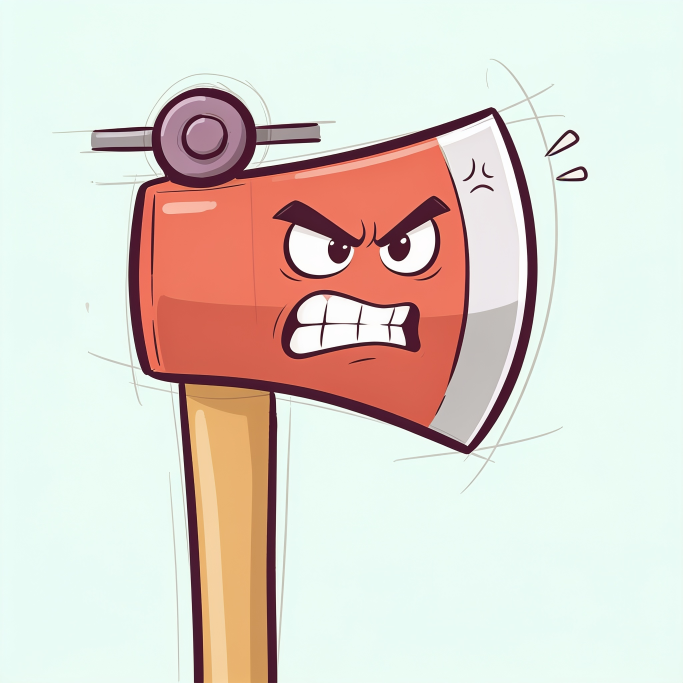
#> input picture asset-sources/references/sketch/axe-living-v1.png, 2048 x 2048 px, given in place of pendulum-plank-v1.png, which was not available (shown at 1/3 size)
$ python prepare-sketch-skins.py
#> lines starting #> are read from the running program, lines starting #| are printed output that depends on the picture; after the words box and inside, x2 and y2 are one past the last pixel; in counts of white or black regions, pixels touching at a corner belong together; pictures that were not available may be replaced by others from this repository, and a replacement may not be noted
# Sketch art pass, part 1: cut the user-approved DreamLayer references in
# asset-sources/references/sketch/ into runtime skins for the Sketch scene.
# Local preparation only: no generation, 0 credits. Writes public/assets/sketch/*.png,
# a review board in asset-sources/production/sketch-v1/ and manifest entries.
#
# Each reference sits on a flat plain background. A colour key against that
# background, a morphological opening (drops thin pencil construction lines)
# and optional hole filling give the alpha; parts are then cropped from fixed
# boxes measured on the 2026-10-07 references. Presentation only: collision,
# timing and level data never read these pixels.
from pathlib import Path
from PIL import Image, ImageDraw, ImageEnhance, ImageFilter
import numpy as np
import hashlib, json

ROOT = Path(__file__).resolve().parents[1]
REFS = ROOT / 'asset-sources/references/sketch'
OUT = ROOT / 'public/assets/sketch'
REVIEW = ROOT / 'asset-sources/production/sketch-v1'
MANIFEST = ROOT / 'asset-sources/manifest.json'
OUT.mkdir(parents=True, exist_ok=True)
REVIEW.mkdir(parents=True, exist_ok=True)


def cutout(name, key=45, opening=11, fill_holes=True, shadow_key=None):
    """RGBA of a whole reference with its flat background keyed out.

    With `shadow_key`, everything pale enough (below that distance) that is
    connected to the border is background too: soft baked shadows go, while
    the ink outlines stop the flood so the object's own light areas stay.
    """
#> called with name = 'pendulum-plank-v1', key = 45, opening = 11, fill_holes = True
    rgb = Image.open(REFS / f'{name}.png').convert('RGB')
#> rgb is the input picture: PIL image 2048x2048 RGB; mean R, G, B 221.9, 214.2, 205.4
    a = np.asarray(rgb).astype(int)
    border = np.concatenate([a[0], a[-1], a[:, 0], a[:, -1]])
    distance = np.abs(a - np.median(border, 0)).sum(2)
    background = distance <= key
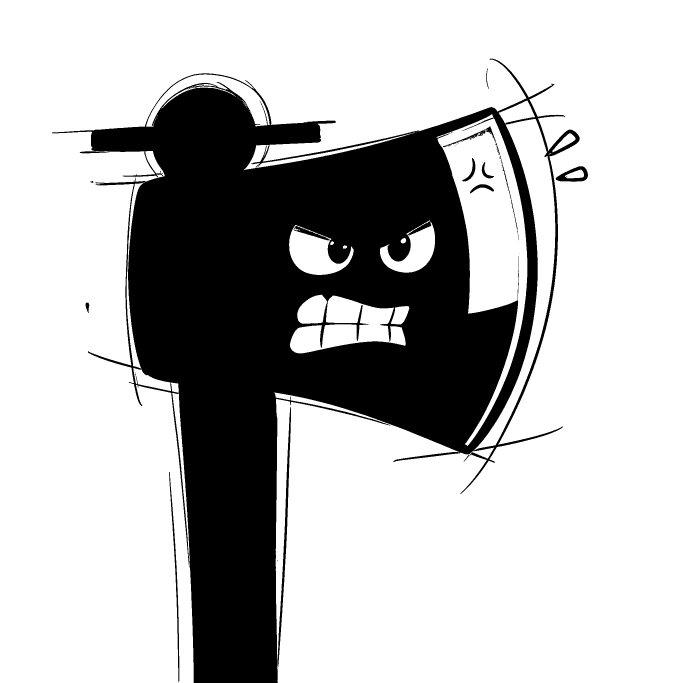
#> background: shape (2048, 2048) bool (shown at 1/3 size); 73.3% white; 47 black regions (33 under 20 px), largest, box (x1, y1, x2, y2) and area: (156, 176, 1739, 2048) 1107401, (833, 1221, 873, 2001) 4724, (507, 1416, 538, 2047) 2476
    if shadow_key:
        pale = Image.new('L', (a.shape[1] + 2, a.shape[0] + 2), 255)
        pale.paste(Image.fromarray(((distance < shadow_key) * 255).astype('uint8')), (1, 1))
        ImageDraw.floodfill(pale, (0, 0), 128)
        background |= np.asarray(pale)[1:-1, 1:-1] == 128
    raw = Image.fromarray((~background * 255).astype('uint8'))
    opened = raw.filter(ImageFilter.MinFilter(opening)).filter(ImageFilter.MaxFilter(opening))
#> opened: PIL image 2048x2048 L; 25.4% white; 5 white regions, box (x1, y1, x2, y2) and area: (273, 263, 1613, 2048) 1065880, (1672, 523, 1698, 544) 458, (1752, 517, 1763, 532) 165, (1727, 410, 1738, 422) 132, (906, 688, 917, 699) 121
    mask = np.minimum(np.asarray(raw), np.asarray(opened.filter(ImageFilter.MaxFilter(5))))
#> mask: shape (2048, 2048); 25.5% white; 83 white regions (76 under 20 px), largest, box (x1, y1, x2, y2) and area: (273, 263, 1613, 2048) 1066640, (1670, 521, 1700, 544) 534, (1750, 515, 1764, 534) 229
    if fill_holes:
        pad = Image.new('L', (mask.shape[1] + 2, mask.shape[0] + 2), 0)
#> pad: PIL image 2050x2050 L; every value is 0
        pad.paste(Image.fromarray(mask), (1, 1))
#> pad: PIL image 2050x2050 L; 25.4% white; 83 white regions (76 under 20 px), largest, box (x1, y1, x2, y2) and area: (274, 264, 1614, 2049) 1066640, (1671, 522, 1701, 545) 534, (1751, 516, 1765, 535) 229
        ImageDraw.floodfill(pad, (0, 0), 128)
        mask = np.where(np.asarray(pad)[1:-1, 1:-1] == 128, 0, 255).astype('uint8')
#> mask: shape (2048, 2048); 29.7% white; 41 white regions (35 under 20 px), largest, box (x1, y1, x2, y2) and area: (273, 263, 1613, 2048) 1243852, (1670, 521, 1700, 544) 536, (1750, 515, 1764, 534) 229, (1725, 408, 1739, 424) 202, (833, 1976, 834, 1998) 22, (293, 455, 313, 456) 20
    # A one-pixel feather keeps the ink edge smooth when the skin is scaled.
    alpha = Image.fromarray(mask).filter(ImageFilter.GaussianBlur(1.2))
    return np.dstack([np.asarray(rgb), np.asarray(alpha)])


def trim(rgba):
    ys, xs = np.where(rgba[:, :, 3] > 8)
    return rgba[ys.min():ys.max() + 1, xs.min():xs.max() + 1]


def crop(rgba, box):
    x0, y0, x1, y1 = box
    return trim(rgba[y0:y1, x0:x1].copy())


def colour(name, x, y):
    a = np.asarray(Image.open(REFS / f'{name}.png').convert('RGB'))
    r, g, b = np.median(a[y - 4:y + 5, x - 4:x + 5].reshape(-1, 3), 0).astype('uint8')
    r, g, b = pop(Image.new('RGB', (1, 1), (int(r), int(g), int(b)))).getpixel((0, 0))
    return f'#{r:02x}{g:02x}{b:02x}'


outputs = {}

# User review 2026-10-08: the game should look poppy and colourful, not
# whitewashed. The approved pastel references get a saturation and contrast
# lift at preparation (sources unchanged).
SATURATION, CONTRAST = 1.45, 1.08


def pop(image):
    rgb = ImageEnhance.Contrast(ImageEnhance.Color(image.convert('RGB')).enhance(SATURATION)).enhance(CONTRAST)
    if image.mode == 'RGBA':
        rgb.putalpha(image.getchannel('A'))
    return rgb


def save(asset_id, rgba, reference, box, notes, max_side=512):
    image = pop(Image.fromarray(rgba.astype('uint8'), 'RGBA'))
    scale = min(1, max_side / max(image.size))
    if scale < 1:
        image = image.resize((max(1, round(image.width * scale)), max(1, round(image.height * scale))), Image.LANCZOS)
    path = OUT / f'{asset_id.split(".", 1)[1]}.png'
    image.save(path, optimize=True)
    outputs[asset_id] = dict(path=path, reference=reference, box=box, notes=notes, size=image.size)


# --- boards and ground -------------------------------------------------------
pend = cutout('pendulum-plank-v1')
plank = pend[1172:1392, 250:1795].copy()
# The approved plank's cap-and-rod read as a giant nail; the scene keeps its own
# suspension rod, so the rod and its hole are painted out from the plank.
x0, x1, shift, feather = 620, 900, 280, 40
patch = plank[:, x0 - shift:x1 - shift].astype(float)
k = np.ones(x1 - x0)
k[:feather] = np.linspace(0, 1, feather)
k[-feather:] = np.linspace(1, 0, feather)
k = k[None, :, None]
plank[:, x0:x1] = (plank[:, x0:x1] * (1 - k) + patch * k).astype('uint8')
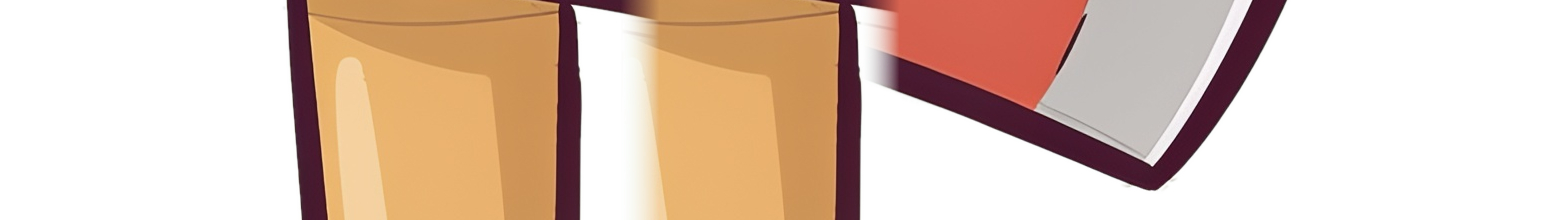
#> plank: shape (220, 1545, 4); mean R, G, B, A 211.9, 195.1, 174.4, 124.3; transparent parts drawn white
save('sketch.plank', trim(plank), 'sketch.pendulum-plank.reference-v1', [250, 1172, 1795, 1392],
     'Layer 1 pendulum plank only; rod, cap and rod hole painted out from neighbouring plank columns.')

save('sketch.board', crop(cutout('moving-board-v1', opening=21), (660, 540, 1950, 820)),
     'sketch.moving-board.reference-v1', [660, 540, 1950, 820],
     'Layer 2 moving board; wider opening drops a stray construction stroke.')
#> call 2 of cutout, with name = 'moving-board-v1', key = 45, opening = 21, fill_holes = True
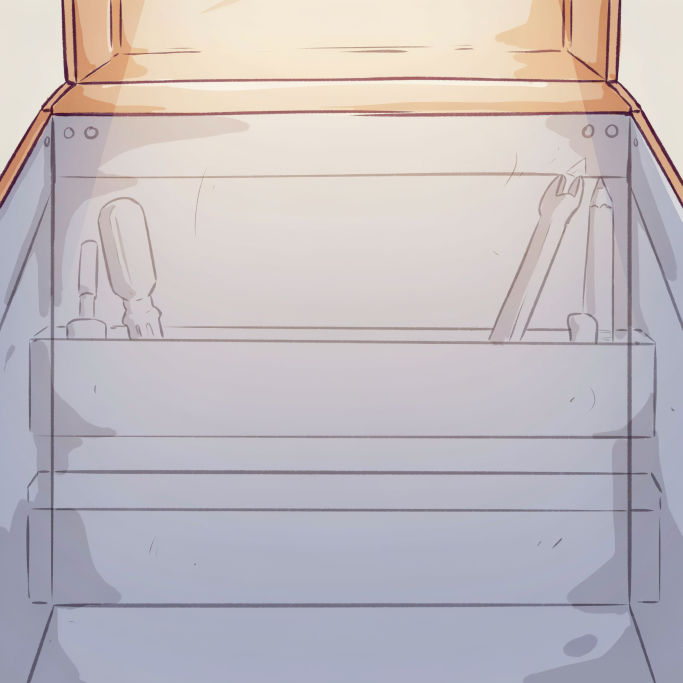
#> input picture asset-sources/references/sketch/backdrop-v1.png, 2048 x 2048 px, given in place of moving-board-v1.png, which was not available (shown at 1/3 size)
#> in cutout, rgb is the input picture: PIL image 2048x2048 RGB; mean R, G, B 193.5, 187, 191.1
#> in cutout (call 2), `background = distance <= key`:
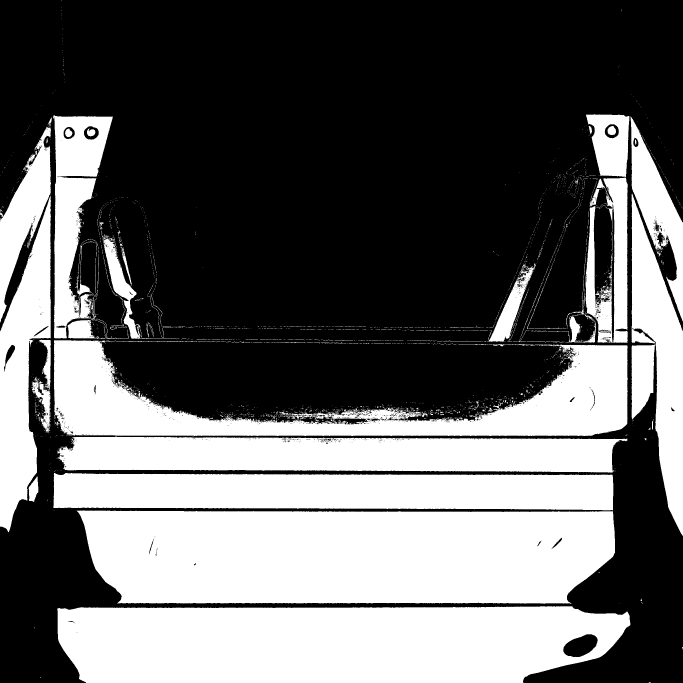
#> background: shape (2048, 2048) bool (shown at 1/3 size); 40.2% white; 3271 white regions (3115 under 20 px), largest, box (x1, y1, x2, y2) and area: (230, 1531, 1845, 1811) 415842, (172, 1819, 1891, 2048) 352728, (162, 1021, 1883, 1308) 193920
#> in cutout (call 2), `opened = raw.filter(ImageFilter.MinFilter(opening)).filter(ImageFilter..`: opened: PIL image 2048x2048 L; 54.1% white; 107 black regions (89 under 20 px), largest, box (x1, y1, x2, y2) and area: (0, 343, 2048, 2048) 1924764, (1615, 585, 1630, 660) 459, (422, 622, 444, 681) 302
#> in cutout (call 2), `mask = np.minimum(np.asarray(raw), np.asarray(opened.filter(ImageFilte..`: mask: shape (2048, 2048); 54.7% white; 1441 black regions (1418 under 20 px), largest, box (x1, y1, x2, y2) and area: (0, 343, 2048, 2048) 1895690, (443, 704, 469, 849) 480, (775, 981, 867, 985) 365
#> in cutout (call 2), `pad.paste(Image.fromarray(mask), (1, 1))`: pad: PIL image 2050x2050 L; 54.6% white; 1437 black regions (1414 under 20 px), largest, box (x1, y1, x2, y2) and area: (0, 0, 2050, 2050) 1903905, (444, 705, 470, 850) 480, (776, 982, 868, 986) 365
#> in cutout (call 2), `mask = np.where(np.asarray(pad)[1:-1, 1:-1] == 128, 0, 255).astype('ui..`: mask: shape (2048, 2048); 54.8% white; 5 black regions (4 under 20 px), largest, box (x1, y1, x2, y2) and area: (0, 343, 2048, 2048) 1894237
#> in cutout (call 2), `return np.dstack([np.asarray(rgb), np.asarray(alpha)])`:
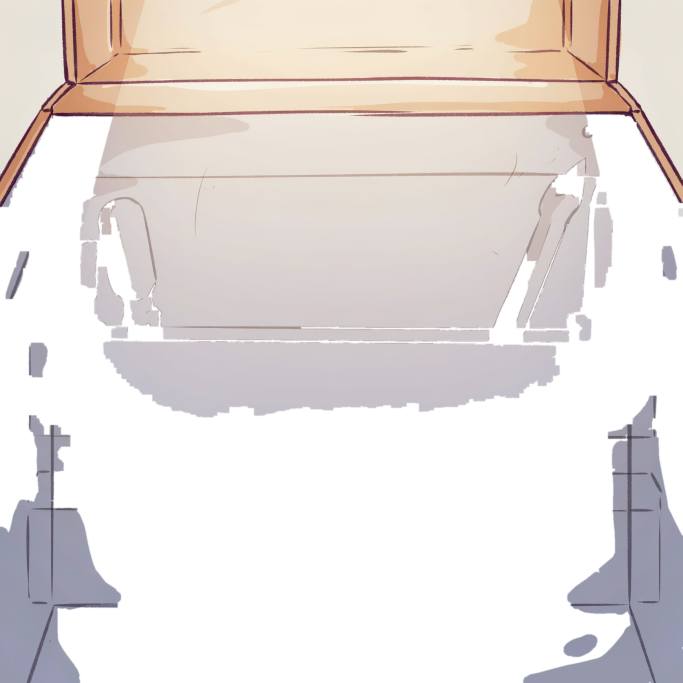
#> returned value: shape (2048, 2048, 4) (shown at 1/3 size); mean of channels 0, 1, 2, 3 193.5, 187, 191.1, 139.8; transparent parts drawn white
#> in crop, `x0, y0, x1, y1 = box`: x0 = 660; y0 = 540; x1 = 1950; y1 = 820
#> in pop (call 2), `rgb = ImageEnhance.Contrast(ImageEnhance.Color(image.convert('RGB')).e..`:
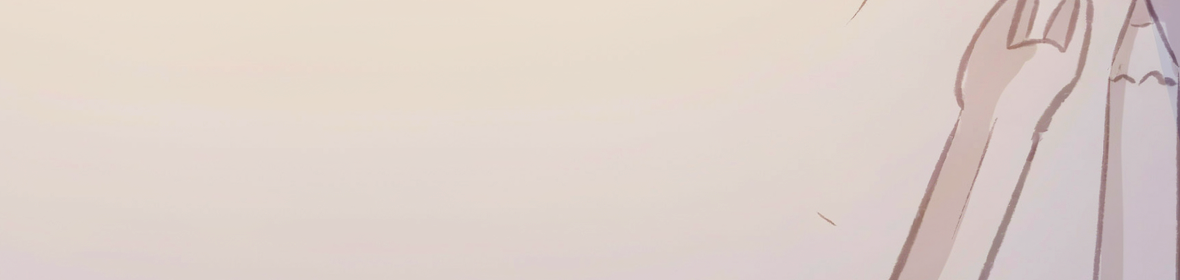
#> rgb: PIL image 1180x280 RGB; mean R, G, B 221.2, 208.3, 201.8

save('sketch.ruler', crop(cutout('climb-board-v1'), (820, 320, 1230, 1690)),
     'sketch.climb-board.reference-v1', [820, 320, 1230, 1690], 'Upright ruler block for the Layer 3 walls.')
#> call 3 of cutout, with name = 'climb-board-v1', key = 45, opening = 11, fill_holes = True
#> in cutout (call 3), `opened = raw.filter(ImageFilter.MinFilter(opening)).filter(ImageFilter..`: opened: PIL image 2048x2048 L; 56.2% white; 223 black regions (196 under 20 px), largest, box (x1, y1, x2, y2) and area: (0, 343, 2048, 2048) 1829688, (773, 979, 1098, 990) 2328, (559, 978, 756, 986) 732
#> in cutout (call 3), `mask = np.minimum(np.asarray(raw), np.asarray(opened.filter(ImageFilte..`: mask: shape (2048, 2048); 56.9% white; 1972 black regions (1932 under 20 px), largest, box (x1, y1, x2, y2) and area: (0, 343, 2048, 2048) 1793071, (739, 1018, 1208, 1031) 3178, (1155, 981, 1319, 990) 934
#> in cutout (call 3), `pad.paste(Image.fromarray(mask), (1, 1))`:
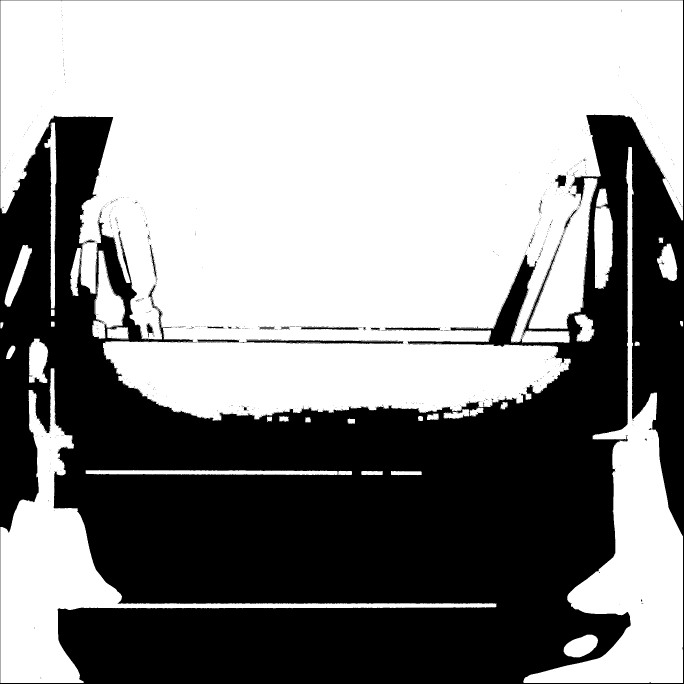
#> pad: PIL image 2050x2050 L (shown at 1/3 size); 56.8% white; 1967 black regions (1927 under 20 px), largest, box (x1, y1, x2, y2) and area: (0, 0, 2050, 2050) 1801288, (740, 1019, 1209, 1032) 3178, (1156, 982, 1320, 991) 934
#> (the run stopped early here; a loop or call above may not have finished)
